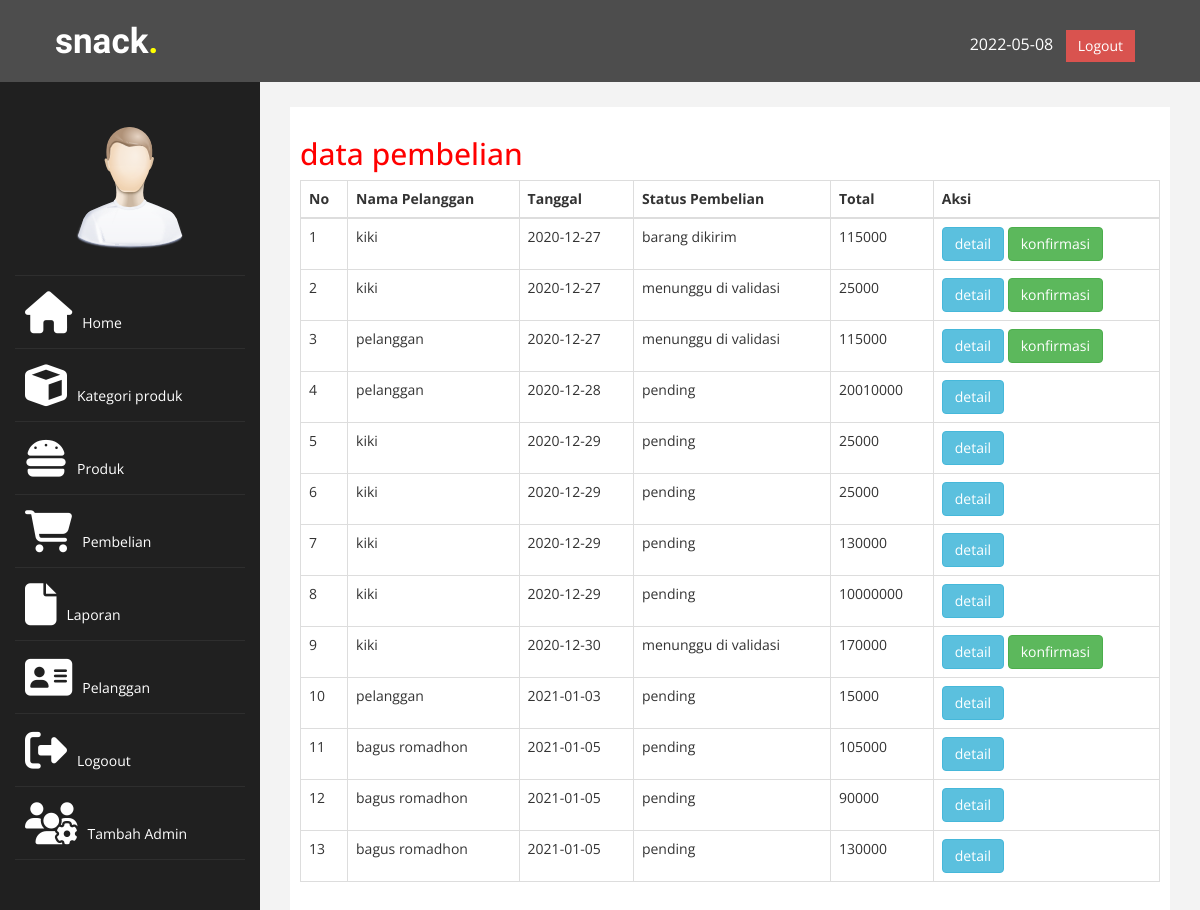
Page /TA/admin/index.php?halaman=pembelian (signed in) on the committed database.
### tables this page shows
CREATE TABLE `pembelian` (
  `id_pembelian` int(11) NOT NULL,
  `id_pelanggan` int(11) NOT NULL,
  `id_ongkir` int(30) NOT NULL,
  `tanggal_pembelian` date NOT NULL,
  `total_pembelian` int(11) NOT NULL,
  `nama_kota` varchar(200) NOT NULL,
  `tarif` int(60) NOT NULL,
  `alamat_pengiriman` text NOT NULL,
  `status_pembelian` varchar(100) NOT NULL DEFAULT 'pending',
  `resi_pengiriman` varchar(100) NOT NULL,
  `provinsi` varchar(200) NOT NULL,
  `tipe` varchar(200) NOT NULL,
  `distrik` varchar(200) NOT NULL,
  `kodepos` varchar(200) NOT NULL,
  `ekspedisi` varchar(200) NOT NULL,
  `paket` varchar(200) NOT NULL,
  `ongkir` varchar(200) NOT NULL,
  `estimasi` varchar(200) NOT NULL
);

CREATE TABLE `pelanggan` (
  `id_pelanggan` int(89) NOT NULL,
  `email_pelanggan` varchar(100) NOT NULL,
  `password_pelanggan` varchar(100) NOT NULL,
  `nama_pelanggan` varchar(100) NOT NULL,
  `telepon_pelanggan` varchar(100) NOT NULL
);

### TA/admin/pembelian.php (the view)
<h2>data pembelian</h2>
<table class="table table-bordered">
	<thead>
		<tr>
			<th>No</th>
			<th>Nama Pelanggan</th>
			<th>Tanggal</th>
			<th>Status Pembelian</th>
			<th>Total</th>
			<th>Aksi</th>
		</tr>
	</thead>
	<tbody>
		<?php $nomor=1;?>
		<?php $ambil= $koneksi-> query("SELECT * FROM pembelian JOIN pelanggan ON pembelian.id_pelanggan=pelanggan.id_pelanggan");?>
		<?php while($pecah = $ambil->fetch_assoc()){?>
		<tr>
			<td><?php echo $nomor;?></td>
			<td><?php echo $pecah['nama_pelanggan'];?></td>
			<td><?php echo $pecah['tanggal_pembelian'];?></td>
			<td><?php echo $pecah['status_pembelian'];?></td>
			<td><?php echo $pecah['total_pembelian'];?></td>
			<td>
				<a href="index.php?halaman=detail&id=<?php echo $pecah['id_pembelian']?>" class="btn btn-info">detail</a>
				<?php if ($pecah['status_pembelian']!=="pending"):?>
					<a href="index.php?halaman=pembayaran&id=<?php echo $pecah['id_pembelian']?>" class="btn btn-success">konfirmasi</a>
				<?php endif ?>
			</td>
		</tr>
		<?php $nomor++;?>
	<?php } ?>
	</tbody>
</table>

### TA/admin/index.php (shortened to what this page needs)
<?php
$koneksi = new mysqli("localhost","root","","tokosnack");
?>
<!DOCTYPE html>
<html xmlns="http://www.w3.org/1999/xhtml">
<head>
    <link href="assets/css/bootstrap.css" rel="stylesheet" />
    <link href="assets/css/font-awesome.css" rel="stylesheet" />
    <link href="assets/js/morris/morris-0.4.3.min.css" rel="stylesheet" />
    <link href="assets/css/custom.css" rel="stylesheet" />
</head>
<body>
    <div id="wrapper">
        <nav class="navbar navbar-default navbar-cls-top " role="navigation" style="margin-bottom: 0">
            <a href="" class="logo">snack<span>.</span></a>
  <div style="color: white;
padding: 15px 50px 5px 50px;
float: right;
font-size: 16px;"> <?php echo date("Y-m-d");?> &nbsp; <a href="login.html" class="btn btn-danger square-btn-adjust">Logout</a> </div>
        </nav>
                <nav class="navbar-default navbar-side" role="navigation">
            <div class="sidebar-collapse">
                <ul class="nav" id="main-menu">
                <li class="text-center">
                    <img src="assets/img/find_user.png" class="user-image img-responsive"/>
                    </li>
                    <li>
                        <a   href="index.php"><i class="fas fa-home fa-3x"></i></i>Home</a>
                    </li>
                    <li>
                        <a   href="index.php?halaman=kategori"><i class="fas fa-cube fa-3x"></i>Kategori produk</a>
                    </li>
                    <li>
                        <a   href="index.php?halaman=produk"><i class="fas fa-hamburger fa-3x"></i>Produk</a>
                    </li>
                    <li>
                        <a   href="index.php?halaman=pembelian"><i class="fa fa-shopping-cart fa-3x"></i>Pembelian</a>
                    </li>
                    <li>
                        <a   href="index.php?halaman=laporan_pembelian"><i class="fa fa-file fa-3x"></i></i>Laporan</a>
                    </li>
                    <li>
                        <a   href="index.php?halaman=pelanggan"><i class="fas fa-address-card fa-3x">
                        </i>Pelanggan</a>
                    </li>
                    <li>
                        <a   href="index.php?halaman=logout"><i class="fas fa-sign-out-alt fa-3x"></i>Logoout </a>
                    </li>
                    <li>
                        <a href="index.php?halaman=tambahadmin"><i class="fas fa-users-cog fa-3x"></i>Tambah Admin</a>
                    </li>
                </ul>
            </div>
        </nav>
        <div id="page-wrapper" >
            <div id="page-inner">
                <?php
                 if (isset($_GET['halaman'])) {
                     if ($_GET['halaman']=="produk")
                     {
                     include 'produk.php';
                     }
                     elseif($_GET['halaman']=="pembelian")
                     {
                        include 'pembelian.php';
                     }
                     elseif($_GET['halaman']=="pelanggan")
                     {
                        include 'pelanggan.php';
                     }
                     elseif ($_GET['halaman']=="detail") {
                         include 'detail.php';
                     }
                 }else{
                    include 'home.php';
                 }
             ?>
            </div>
            </div>
        </div>
</body>
</html>

### TA/admin/assets/css/custom.css (style rules this page uses)
body { font-family: 'Open Sans', sans-serif; }
#wrapper { width: 100%; background:#202020; }
#page-wrapper { padding: 15px 15px; min-height: 600px; background:#F3F3F3; }
#page-inner { width:100%; margin:10px 20px 10px 0px; background-color:#fff!important; padding:10px; min-height:1200px; }
.text-center { text-align:center; }
h2 { color: #f00; }
.square-btn-adjust { border: 0px solid transparent; -webkit-border-radius: 0px; -moz-border-radius: 0px; border-radius: 0px; }
.user-image { margin: 25px auto; -webkit-border-radius: 10px; -moz-border-radius: 10px; border-radius: 10px; max-height:170px; max-width:170px; }
.sidebar-collapse , .sidebar-collapse .nav { background:none; }
.sidebar-collapse .nav { padding:0; }
.sidebar-collapse .nav > li > a { color:#fff; background:#202020; text-shadow:none; }
.sidebar-collapse > .nav > li > a { padding:15px 10px; }
.sidebar-collapse > .nav > li { border-bottom: 1px solid rgba(107, 108, 109, 0.19); }
.navbar-side { border:none; background-color: #202020; }
.navbar-cls-top { background:#4D4D4D; border-bottom:none; }
.navbar-default { border:0px solid black; }
.nav > li > a > i { margin-right:10px; }
@media (min-width:768px) { #page-wrapper { margin: 0 0 0 260px; padding: 15px 30px; min-height: 1200px; } }
@media (min-width:768px) { .navbar-side { z-index: 1; position: absolute; width: 260px; } }
@media (min-width:768px) { .navbar { border-radius: 0px; } }

### TA/admin/index.php (style rules this page uses)
.navbar-default { padding: 15px; }
.logo { font-size: 35px; color: #fff; font-weight: 700; text-decoration: none; margin-left: 40px; position: absolute; font-family: 'Langar', cursive; top: 17px; }
.logo span { color: yellow; }

### rows in the picture
pembelian: id_pelanggan.nama_pelanggan "kiki", tanggal_pembelian "2020-12-27", status_pembelian "barang dikirim", total_pembelian "115000"
pembelian: id_pelanggan.nama_pelanggan "kiki", tanggal_pembelian "2020-12-27", status_pembelian "menunggu di validasi", total_pembelian "25000"
pembelian: id_pelanggan.nama_pelanggan "pelanggan", tanggal_pembelian "2020-12-27", status_pembelian "menunggu di validasi", total_pembelian "115000"
pembelian: id_pelanggan.nama_pelanggan "pelanggan", tanggal_pembelian "2020-12-28", status_pembelian "pending", total_pembelian "20010000"
pembelian: id_pelanggan.nama_pelanggan "kiki", tanggal_pembelian "2020-12-29", status_pembelian "pending", total_pembelian "25000"
pembelian: id_pelanggan.nama_pelanggan "kiki", tanggal_pembelian "2020-12-29", status_pembelian "pending", total_pembelian "25000"
pembelian: id_pelanggan.nama_pelanggan "kiki", tanggal_pembelian "2020-12-29", status_pembelian "pending", total_pembelian "130000"
pembelian: id_pelanggan.nama_pelanggan "kiki", tanggal_pembelian "2020-12-29", status_pembelian "pending", total_pembelian "10000000"
pembelian: id_pelanggan.nama_pelanggan "kiki", tanggal_pembelian "2020-12-30", status_pembelian "menunggu di validasi", total_pembelian "170000"
pembelian: id_pelanggan.nama_pelanggan "pelanggan", tanggal_pembelian "2021-01-03", status_pembelian "pending", total_pembelian "15000"
pembelian: id_pelanggan.nama_pelanggan "bagus romadhon", tanggal_pembelian "2021-01-05", status_pembelian "pending", total_pembelian "105000"
pembelian: id_pelanggan.nama_pelanggan "bagus romadhon", tanggal_pembelian "2021-01-05", status_pembelian "pending", total_pembelian "90000"
pembelian: id_pelanggan.nama_pelanggan "bagus romadhon", tanggal_pembelian "2021-01-05", status_pembelian "pending", total_pembelian "130000"
